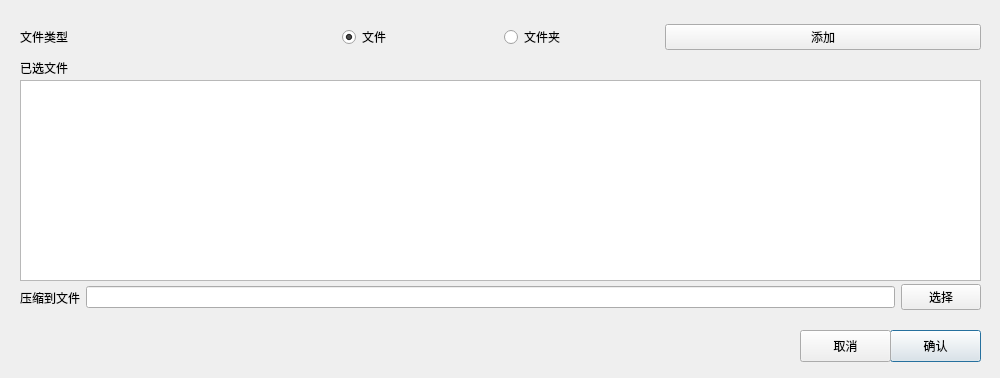
<?xml version="1.0" encoding="UTF-8"?>
<ui version="4.0">
 <class>MergeFilesAndZipDialog</class>
 <widget class="QDialog" name="MergeFilesAndZipDialog">
  <property name="geometry">
   <rect>
    <x>0</x>
    <y>0</y>
    <width>1000</width>
    <height>378</height>
   </rect>
  </property>
  <property name="windowTitle">
   <string>Dialog</string>
  </property>
  <widget class="QWidget" name="gridLayoutWidget">
   <property name="geometry">
    <rect>
     <x>20</x>
     <y>20</y>
     <width>961</width>
     <height>35</height>
    </rect>
   </property>
   <layout class="QGridLayout" name="gridLayout">
    <item row="0" column="1">
     <layout class="QHBoxLayout" name="horizontalLayout">
      <item>
       <widget class="QRadioButton" name="fileRadio">
        <property name="text">
         <string>文件</string>
        </property>
        <property name="checked">
         <bool>true</bool>
        </property>
       </widget>
      </item>
      <item>
       <widget class="QRadioButton" name="dirRadio">
        <property name="text">
         <string>文件夹</string>
        </property>
       </widget>
      </item>
     </layout>
    </item>
    <item row="0" column="0">
     <widget class="QLabel" name="label_2">
      <property name="text">
       <string>文件类型</string>
      </property>
     </widget>
    </item>
    <item row="0" column="2">
     <widget class="QPushButton" name="originBtn">
      <property name="sizePolicy">
       <sizepolicy hsizetype="Minimum" vsizetype="Fixed">
        <horstretch>0</horstretch>
        <verstretch>0</verstretch>
       </sizepolicy>
      </property>
      <property name="minimumSize">
       <size>
        <width>0</width>
        <height>0</height>
       </size>
      </property>
      <property name="maximumSize">
       <size>
        <width>16777215</width>
        <height>16777215</height>
       </size>
      </property>
      <property name="sizeIncrement">
       <size>
        <width>0</width>
        <height>0</height>
       </size>
      </property>
      <property name="baseSize">
       <size>
        <width>0</width>
        <height>0</height>
       </size>
      </property>
      <property name="font">
       <font>
        <kerning>true</kerning>
       </font>
      </property>
      <property name="text">
       <string>添加</string>
      </property>
      <property name="autoDefault">
       <bool>false</bool>
      </property>
      <property name="flat">
       <bool>false</bool>
      </property>
     </widget>
    </item>
   </layout>
  </widget>
  <widget class="QPushButton" name="confirmBtn">
   <property name="geometry">
    <rect>
     <x>890</x>
     <y>330</y>
     <width>91</width>
     <height>32</height>
    </rect>
   </property>
   <property name="text">
    <string>确认</string>
   </property>
  </widget>
  <widget class="QPushButton" name="cancelBtn">
   <property name="geometry">
    <rect>
     <x>800</x>
     <y>330</y>
     <width>91</width>
     <height>32</height>
    </rect>
   </property>
   <property name="text">
    <string>取消</string>
   </property>
  </widget>
  <widget class="QListView" name="listView">
   <property name="geometry">
    <rect>
     <x>20</x>
     <y>80</y>
     <width>961</width>
     <height>201</height>
    </rect>
   </property>
   <property name="editTriggers">
    <set>QAbstractItemView::NoEditTriggers</set>
   </property>
  </widget>
  <widget class="QLabel" name="label">
   <property name="geometry">
    <rect>
     <x>20</x>
     <y>60</y>
     <width>91</width>
     <height>16</height>
    </rect>
   </property>
   <property name="text">
    <string>已选文件</string>
   </property>
  </widget>
  <widget class="QWidget" name="horizontalLayoutWidget">
   <property name="geometry">
    <rect>
     <x>20</x>
     <y>280</y>
     <width>961</width>
     <height>35</height>
    </rect>
   </property>
   <layout class="QHBoxLayout" name="horizontalLayout_2">
    <item>
     <widget class="QLabel" name="label_4">
      <property name="text">
       <string>压缩到文件</string>
      </property>
     </widget>
    </item>
    <item>
     <widget class="QLineEdit" name="zipEdit"/>
    </item>
    <item>
     <widget class="QPushButton" name="zipBtn">
      <property name="text">
       <string>选择</string>
      </property>
     </widget>
    </item>
   </layout>
  </widget>
 </widget>
 <resources/>
 <connections/>
</ui>
